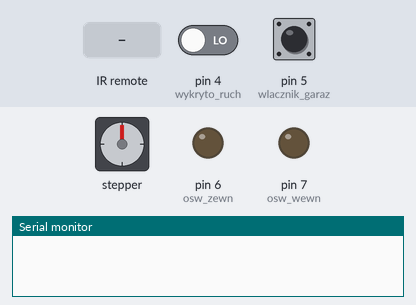
The sketch below on a simulated Arduino Uno, built with avr-gcc and run on an emulated ATmega328P. Parts: stepper motor, output pins drawn as LEDs (lit = HIGH), the last lines printed to the serial monitor. Dashed ring = blinking. The inputs (shaded band) are chosen by the test bench; at power-on: pin 5 (wlacznik_garaz) HIGH, pin 4 (wykryto_ruch) LOW. Stepper angles assume 2048 steps per turn.

Above: at 1.2 s.
1.3 s: infrared code 0xFFA857 received
At 3.7 s:
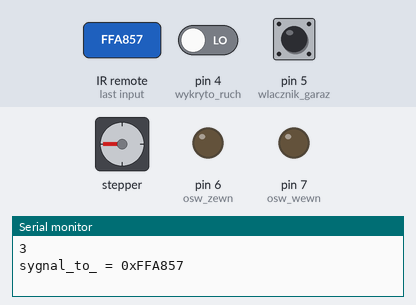
4.0 s: pin 5 (wlacznik_garaz) pulled LOW for 1 s
At 4.45 s:
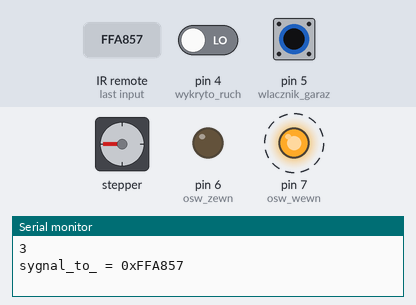
6.7 s: infrared code 0xFFE01F received
At 7.15 s:
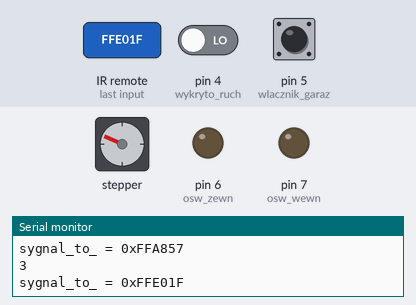
9.4 s: pin 4 (wykryto_ruch) driven HIGH
At 10.6 s:
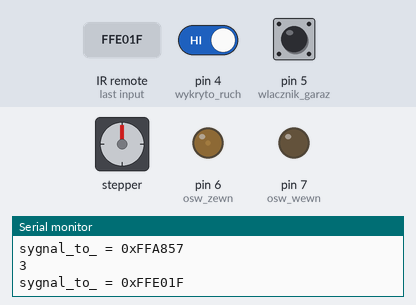
10.9 s: pin 5 (wlacznik_garaz) pulled LOW for 0.15 s
At 12.4 s:
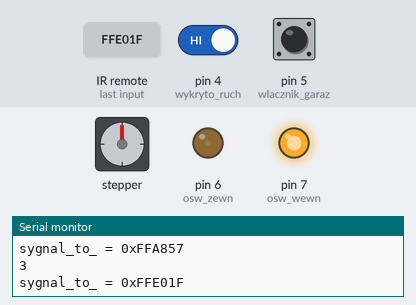
12.7 s: infrared code 0xFFA857 received
At 15.1 s:
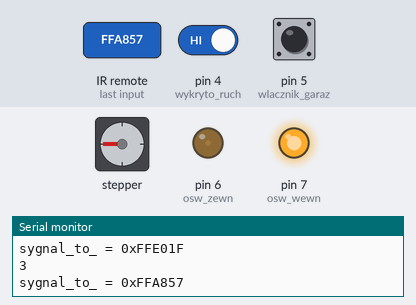
Timing chart, 0 to 16.6 s (numbered marks = the images above; inputs shaded):
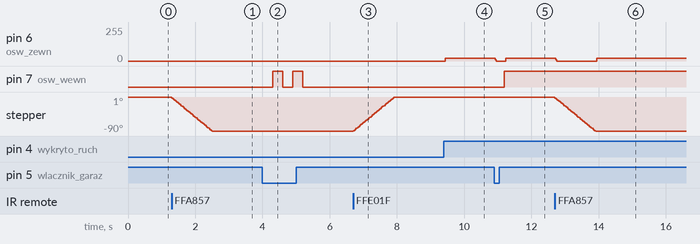

The sketch:

smart-control-program.ino
```cpp
#include <Stepper.h>  //biblioteka sterująca silnikiem
#include <IRremote.h> //biblioteka dla pilotów IR
#define STEPS 32    //stała krokowa dla silnika
#define wykryto_ruch 4  //definicja zmiennych i pinów
#define osw_zewn 6
#define wlacznik_garaz 5
#define osw_wewn 7

Stepper stepper (STEPS, 8, 10, 9, 11);  //piny obsługujące            //cewki silnika, góra/dół
unsigned long czas = 5000;  //deklaracja czasu
//załączenia dla zegara procesora

int krok = 0;     //dodanie zmiennej
//zawierającej ilość kroków silnika
int liczSilnik = 0; // licznik dla określenia pozycji silnika
int licznik_przycisk1 = 20; //deklaracja wartości zerowej //licznika dla przycisku
int input_pin = 2;    //deklaracja pinu 2                //odbieranie sygnału z pilota
IRrecv irrecv(input_pin); //deklaracja pinu 2 jako //dekodujący kod z pilota
decode_results signals;   //dekodowanie sygnałów HEX

void setup () {
Serial.begin(9600); //uruchomienie transmisji danych//PC/Procesor
irrecv.enableIRIn();  //uruchomienie transmisji danych //z pilotem IR
  stepper.setSpeed (800); // ustawienie prędkości silnika
  pinMode(wykryto_ruch, INPUT); // deklaracja typów I/O
  pinMode(osw_zewn, OUTPUT);
  pinMode(wlacznik_garaz, INPUT_PULLUP);
  pinMode(osw_wewn, OUTPUT);
  digitalWrite(osw_zewn, LOW);

}
void loop () {
  zalacz_oswietlenie_zewnetrzne(); //wywołanie funkcji //sterującej oświetleniem zewnętrznym
  zalacz_oswietlenie_wewnetrzne();  // wywołanie funkcji //sterującej oświetleniem wewnętrznym
  sterowanie_bramy(); // wywołanie funkcji sterującej //silnikiem bramy
}

void zalacz_oswietlenie_zewnetrzne()
{
  if (digitalRead(wykryto_ruch) == HIGH) { //jeśli wykryto                    //ruch
    digitalWrite(osw_zewn, HIGH); //załącz oświetlnenie                      //zewnętrzne
czas = millis(); //odczekaj 5s, millis
     //pozwala na przerwanie
    digitalWrite(osw_zewn, LOW);  //wyłącz oświetlenie                //zewnętrzne
  }
}

void zalacz_oswietlenie_wewnetrzne()
{
  if (licznik_przycisk1 == 22)  //czy wciśnięto przycisk                 //załącz 2gi raz
  {
    digitalWrite(osw_wewn, LOW);  //wyłącz oświetlenie                   //wewnętrzne
    licznik_przycisk1 = 20;  //wyzeruj licznik
  }
  else if (digitalRead(wlacznik_garaz) == LOW)
    //jeśli wciśnięto przycisk załącz
  {
    delay(300);  //zwłoka czasowa dla procesora
    licznik_przycisk1++;   //zwiększ licznik o 1
  }
  if (licznik_przycisk1 == 21)     //jeśli licznik = 21
  {
    digitalWrite(osw_wewn, HIGH); //załącz oświetlenie //wewnętrzne
  }
}
void sterowanie_bramy()
{
if (irrecv.decode(&signals)) {  //dekodowanie sygnału //z pilota
    Serial.println(signals.decode_type);  //wyświetl na
          //ekran kod z pilota
    Serial.print(F("sygnal_to_ = 0x"));
    Serial.println(signals.value, HEX); //wynik w HEX

    if (signals.value ==  0xFFE01F && liczSilnik == 1)
//jeśli wciśnięto przycisk zamknij licznik równy 1
    {
      krok = 512;   //1/4 obrotu w prawo
      stepper.step (krok);  //zamknij bramę
      liczSilnik = 0; // blokada przed ponownym zamykaniem,
      //brama zamknięta
    }
    else
    {
      digitalWrite(8, LOW);  //blokada silnika w pozycji //zamkniętej
      digitalWrite(9, LOW); //wyłączenie uzwojeń silnika
      digitalWrite(10, LOW);
      digitalWrite(11, LOW);
    }
    if (signals.value == 0xFFA857 && liczSilnik == 0)
// jeśli wciśnięto przycisk otwórz i licznik wyzerowany
    {
      krok = -512;  //1/4 obrotu w lewo
      stepper.step (krok);   //otwórz bramę
      liczSilnik++;  //blokada przed ponowny otwieraniem,
     //brama otwarta
    }
    else
    {
      digitalWrite(8, LOW);  // blokada silnika w pozycji //otwartej
      digitalWrite(9, LOW);  //wyłączenie uzwojeń silnika
      digitalWrite(10, LOW);
      digitalWrite(11, LOW);
    }
    irrecv.resume();  //wznowienie transmisji IR
  }
}
```

Measured:
- after the input at 1.3 s, stepper: turns 90° counter-clockwise in 1.2 s, starting at once
- after the input at 4.0 s, pin 7 (osw_wewn): alternates HIGH for 0.30 s and LOW for 0.30 s, 4 changes in all, then stays LOW, starting after 0.30 s
- after the input at 6.7 s, stepper: turns 90° clockwise in 1.2 s, starting at once
- after the input at 9.4 s, pin 6 (osw_zewn): 0/255 → 19/255 at once
- after the input at 10.9 s, pin 6 (osw_zewn): 19/255 → 0/255 at once, → 19/255 0.32 s later; pin 7 (osw_wewn): LOW → HIGH after 0.30 s
- after the input at 12.7 s, pin 6 (osw_zewn): 19/255 → 0/255 at once, → 19/255 1.2 s later; stepper: turns 90° counter-clockwise in 1.2 s, starting at once
